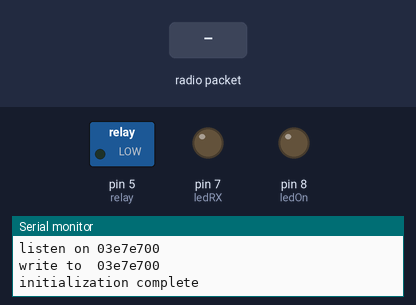
Bench run of a sketch on a simulated Arduino Uno, built with avr-gcc and run on an emulated ATmega328P. Parts: switched loads named in the sketch (green lamp = pin HIGH), output pins drawn as LEDs (lit = HIGH), the last lines printed to the serial monitor. The inputs (shaded band) are chosen by the test bench. No radio packets arrive unless stated.

Above: at 2.2 s.
2.3 s: radio packet "o" arrives
At 3.6 s:
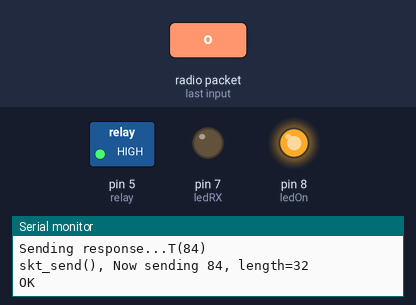
3.9 s: radio packet "f" arrives
At 4.3 s:
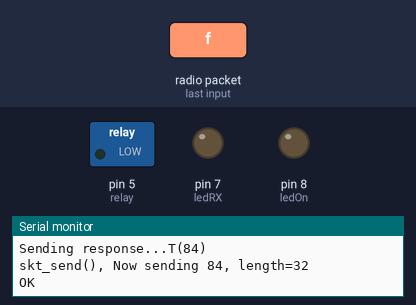
5.5 s: radio packet "t" arrives
At 6.0 s:
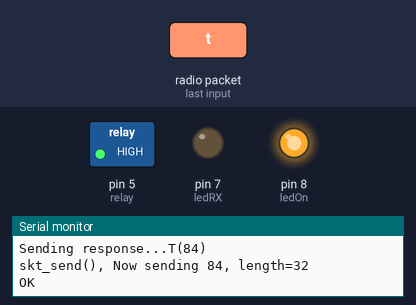
7.1 s: radio packet "T" arrives
At 7.7 s:
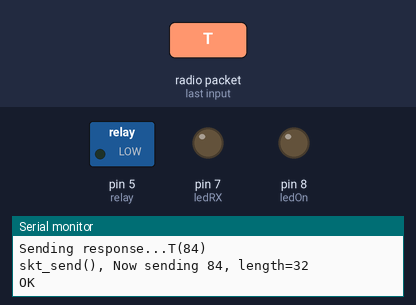
Timing chart, 0 to 9.8 s (numbered marks = the images above; inputs shaded):
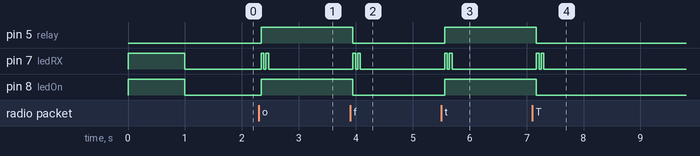

Measured:
- after the input at 2.3 s, pin 5 (relay), pin 8 (ledOn): LOW → HIGH at once; pin 7 (ledRX): alternates HIGH for 0.05 s and LOW for 0.03 s, 4 changes in all, then stays LOW, starting at once
- after the input at 3.9 s, pin 5 (relay), pin 8 (ledOn): HIGH → LOW after 0.05 s; pin 7 (ledRX): alternates HIGH for 0.05 s and LOW for 0.03 s, 4 changes in all, then stays LOW, starting after 0.05 s
- after the input at 5.5 s, pin 5 (relay), pin 8 (ledOn): LOW → HIGH after 0.06 s; pin 7 (ledRX): alternates HIGH for 0.05 s and LOW for 0.03 s, 4 changes in all, then stays LOW, starting after 0.06 s
- after the input at 7.1 s, pin 5 (relay), pin 8 (ledOn): HIGH → LOW after 0.07 s; pin 7 (ledRX): alternates HIGH for 0.05 s and LOW for 0.03 s, 4 changes in all, then stays LOW, starting after 0.07 s

The sketch:

Receiver.ino
```cpp
// (licence header left out)
#include <SPI.h>
#include "nRF24L01.h"
#include "RF24.h"
#include "printf.h"


#define BYTE unsigned char

#define PACKET_SIZE 32

//
// Hardware configuration
//

// Set up nRF24L01 radio on SPI bus plus pins 9 & 10
RF24 radio(9,10);

int ledRX = 7;
int ledTX = 7;
int ledOn = 8;
int relay = 5;

//
// Topology
//

// Radio pipe addresses for the 2 nodes to communicate.
//const uint64_t pipes[2] = { 0xE7E7E7E700LL, 0xE7E7E7E700LL };
const uint64_t pipes[2] = { 0x0003E7E700LL, 0x0003E7E700LL };


char dataToSend = 'A';
bool bRelayOn = false;


BYTE skt_send(const BYTE* a_data, const BYTE a_length)
{
  BYTE Result = 0;

  // w/o this it will not send data ...
  radio.startListening();
  delay(10);

  // stop listening so we can talk.
  radio.stopListening();
  delay(10);

  // Take the time, and send it.  This will block until complete
  printf("skt_send(), Now sending %d, length=%d\r\n", a_data[0], a_length);
  delay(10);
  bool ok = radio.write(a_data, a_length);

  Result = (ok) ? a_length : 0;
  return Result;
}


BYTE skt_recv(BYTE* a_buf, const BYTE a_length)
{
//  radio.startListening();
  delay(20);

  BYTE done = 0;
  BYTE attempts = 0;

  while (!done) {
//    if (radio.available()) {
      // Fetch the payload, and see if this was the last one.
      done = radio.read(a_buf, a_length);
      printf("skt_recv(), got payload %d, length=%d\r\n", a_buf[0], a_length);
      printf("skt_recv(), done=%d, attempts=%d ...\r\n", done, attempts);

/*
    } else {
      if(attempts++ > 30) {
        printf("skt_recv(), failed to receive data\r\n");
        break;
      }
      delay(20);
    }
*/
  }

  return done;
}


void relayOn()
{
    digitalWrite(ledOn, HIGH);
    if(!bRelayOn) {
      digitalWrite(relay, HIGH);
//      delay(300);
    }
    bRelayOn = true;
}

void relayOff()
{
    digitalWrite(relay, LOW);
    digitalWrite(ledOn, LOW);
    bRelayOn = false;
}

void relayToggle()
{
    if(bRelayOn){
        relayOff();
    } else {
        relayOn();
    }
}


void setReceivingRole()
{
    uint64_t txPipe = pipes[1];
    uint64_t rxPipe = pipes[0];

    printf("\r\n*** Receiving mode ***\r\n");

  // This simple sketch opens two pipes for these two nodes to communicate
  // back and forth.
  // Open 'our' pipe for writing
  // Open the 'other' pipe for reading, in position #1 (we can have up to 5 pipes open for reading)
    radio.openWritingPipe(txPipe);
    radio.openReadingPipe(1, rxPipe);

    printf("listen on %#1x%lx\r\n", ((char*)&rxPipe)[4] & 0x000ff, rxPipe);
    printf("write to  %#1x%lx\r\n", ((char*)&txPipe)[4] & 0x000ff, txPipe);
    printf("\r\n");
}


void openPipes()
{
    uint64_t txPipe = pipes[0];
    uint64_t rxPipe = pipes[1];

  // open two pipes
    radio.openWritingPipe(txPipe);
    radio.openReadingPipe(1, rxPipe);

    printf("listen on %#1x%lx\r\n", ((char*)&rxPipe)[4] & 0x000ff, rxPipe);
    printf("write to  %#1x%lx\r\n", ((char*)&txPipe)[4] & 0x000ff, txPipe);
    printf("\r\n");
}

void setup(void)
{

  pinMode(ledRX, OUTPUT);
  pinMode(ledTX, OUTPUT);
  pinMode(ledOn, OUTPUT);
  pinMode(relay, OUTPUT);

  digitalWrite(ledRX, HIGH);
  digitalWrite(ledTX, HIGH);
  digitalWrite(ledOn, HIGH);
  delay(1000);               // wait for a second
  digitalWrite(ledRX, LOW);
  digitalWrite(ledTX, LOW);
  digitalWrite(ledOn, LOW);

  relayOff();

  //
  // Print preamble
  //
  Serial.begin(57600);
  printf_begin();
  printf("\r\nwireless relay receiver v1.0\r\n");

  //
  // Setup and configure rf radio
  //
  radio.begin();

  // set output level
  radio.setPALevel(RF24_PA_LOW);

  // optionally, increase the delay between retries & # of retries
//  radio.setRetries(15,15);
//  radio.setAutoAck(true);
  radio.setAutoAck(false);

  // set CRC to 8 bit
  radio.setCRCLength(RF24_CRC_8);

  radio.setDataRate(RF24_250KBPS);
  radio.setChannel(15);

  // optionally, reduce the payload size.  seems to
  // improve reliability
  radio.setPayloadSize(PACKET_SIZE);

  //
  // Open pipes to other nodes for communication
  //
  openPipes();

  //
  // Start listening
  //
  radio.startListening();

  //
  // Dump the configuration of the rf unit for debugging
  //
  radio.printDetails();

  printf("initialization complete\r\n");

}


///////////////////////////////////////////////////////////////////////////////////////
//
///////////////////////////////////////////////////////////////////////////////////////
void loop(void)
{
  //
  // Ping out role.  Repeatedly send the current time
  //
  delay(50);
  BYTE data = 0;

  // if there is data ready
  if (radio.available()) {

    printf("%d\r\n", radio.available());

    // Dump the payloads until we've gotten everything
    BYTE buf[PACKET_SIZE] = {0};
    bool done = false;
    bool reply = true;

    printf("\r\n");

    // Fetch the payload, and see if this was the last one.
    done = skt_recv(buf, sizeof(buf));
    data = buf[0];
    // Spew it
    printf("Got payload %d, length=%d\r\n", data, done);

    if(data == 'o') { // turn relay ON
      relayOn();

    } else if(data == 'f') { // turn relay OFF
      relayOff();

    } else if((data == 't') ||(data == 'T')) { // toggle relay
      relayToggle();
      reply = (data == 't');

    } else if(data == 's') { // report status
      data = bRelayOn ? 'o' : 'f';
    }

    digitalWrite(ledRX, HIGH);   // turn the LED on (HIGH is the voltage level)
    delay(50);
    digitalWrite(ledRX, LOW);


    data = 'T';
    reply = true;

    if(reply) {
      // Send the byte back.
      BYTE buf[PACKET_SIZE] = {0};
      buf[0] = data;

      printf("Sending response...%c(%d)\r\n", data, data);
      bool ok = skt_send(buf, sizeof(buf));

      if(ok) {
        printf("OK\r\n");

      } else {
        printf("FAILED\r\n");
        digitalWrite(ledTX, HIGH);
        delay(50);
        digitalWrite(ledTX, LOW);
        delay(100);

        digitalWrite(ledTX, HIGH);
        delay(50);
        digitalWrite(ledTX, LOW);
        delay(100);

        digitalWrite(ledTX, HIGH);
        delay(50);
        digitalWrite(ledTX, LOW);
      }

      digitalWrite(ledTX, HIGH);
      delay(50);
      digitalWrite(ledTX, LOW);
    }

    // Now, resume listening so we catch the next packets.
    radio.startListening();
  }

  //
  // Change roles
  //
  if ( Serial.available() )
  {
    char c = toupper(Serial.read());
    if ( c == 'D' ) {
        // Become the primary receiver (pong back)
        radio.printDetails();

    } else if ( c == 'T' ) {
        relayToggle();

    } else if ( c == 'O' ) {
        relayOn();

    } else if ( c == 'F' ) {
        relayOff();
    }
  }

}
```

printf.h
```cpp
// (licence header left out)
/**
 * @file printf.h
 *
 * Setup necessary to direct stdout to the Arduino Serial library, which
 * enables 'printf'
 */

#ifndef __PRINTF_H__
#define __PRINTF_H__

#ifdef ARDUINO

int serial_putc( char c, FILE * )
{
  Serial.write( c );

  return c;
}

void printf_begin(void)
{
  fdevopen( &serial_putc, 0 );
}

#else
#error This example is only for use on Arduino.
#endif // ARDUINO

#endif // __PRINTF_H__
```
